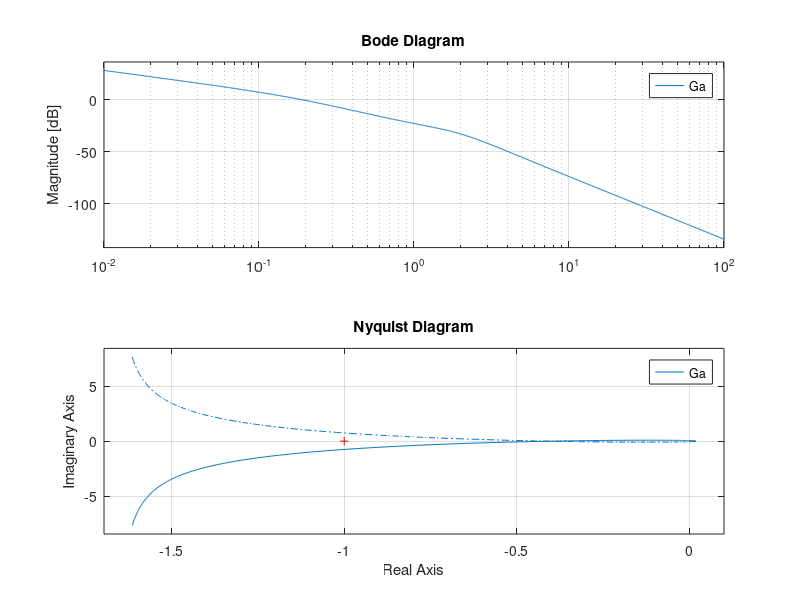

The MATLAB script that drew this image:
clear all, close all

s = tf('s')
F = (s-1)/((s+0.2)*(s^3+2.5*s^2+4*s))

zero(F)
damp(F)

dcgain(s*F)

Kc = 1;
Kr = 0.5;

%aggiunto dopo aver fatto i conti con Nyquist
Kc = -0.1

Ga=Kc/Kr*F;
W = feedback(Kc*F, 1/Kr)

zero(W)
damp(W)

bode(Ga), grid on
nyquist(Ga), grid on
